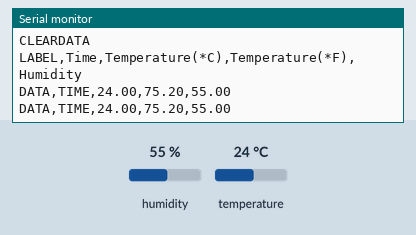
Bench run of a sketch on a simulated Arduino Uno, built with avr-gcc and run on an emulated ATmega328P. Shown: the last lines printed to the serial monitor. Wiring (inferred from the names in the program): DHT11 sensor: data pin 3. The test bench sets the inputs (shaded band); at power-on: humidity 55 %, temperature 24 °C.

Above: at 3.3 s.
3.4 s: humidity set to 22 %
At 6.1 s:
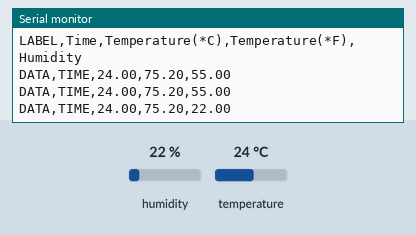
6.5 s: temperature set to 12 °C
At 8.4 s:
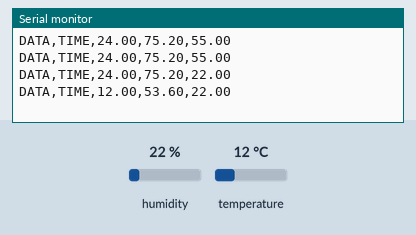
9.6 s: humidity set to 40 %
At 12.5 s:
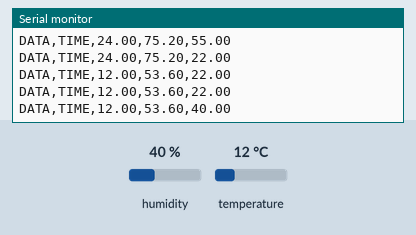
Timing chart, 0 to 14.0 s (numbered marks = the images above; inputs shaded):
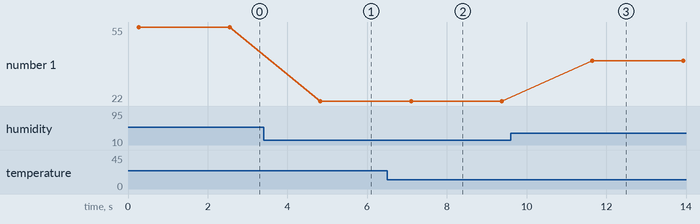

The sketch:

Nhiet_do_Do_am_Excel.ino
```cpp
#include "DHT.h"
// Sử dụng thư viện DHTsensorlibrarymaster
const int DHTPIN = 3;
const int DHTTYPE = DHT11;
int Count = 0;
float t = 0;
float f = 0;
float h = 0;

DHT dht(DHTPIN,DHTTYPE);

void setup(){
  Serial.begin(128000);
  dht.begin();
  Serial.println("CLEARDATA");
  Serial.println("LABEL,Time,Temperature(*C),Temperature(*F),Humidity");
}

void loop(){
  Count++;
  float h = dht.readHumidity();
  float t = dht.readTemperature();
  float f = dht.readTemperature(true);

  // Check if any read failed and exit early
  if (isnan(h) || isnan(t) || isnan(f)) {
    Serial.println("Lỗi không thể đọc được kết quả");
    return;
  }
  Serial.print("DATA,TIME,");
  Serial.print(t);
  Serial.print(",");
  Serial.print(f);
  Serial.print(",");
  Serial.print(h);
  Serial.println(); //Để xuống hàng

  if (Count >= 100) {            //Giới hạn số lần đếm
    Count = 0;
    Serial.println("ROW,SET,2");
  }
  delay(2000);
}
```

DHT.h
```cpp
// (licence header left out)
#ifndef DHT_H
#define DHT_H

#if ARDUINO >= 100
 #include "Arduino.h"
#else
 #include "WProgram.h"
#endif


// Uncomment to enable printing out nice debug messages.
//#define DHT_DEBUG

// Define where debug output will be printed.
#define DEBUG_PRINTER Serial

// Setup debug printing macros.
#ifdef DHT_DEBUG
  #define DEBUG_PRINT(...) { DEBUG_PRINTER.print(__VA_ARGS__); }
  #define DEBUG_PRINTLN(...) { DEBUG_PRINTER.println(__VA_ARGS__); }
#else
  #define DEBUG_PRINT(...) {}
  #define DEBUG_PRINTLN(...) {}
#endif

// Define types of sensors.
#define DHT11 11
#define DHT22 22
#define DHT21 21
#define AM2301 21


class DHT {
  public:
   DHT(uint8_t pin, uint8_t type, uint8_t count=6);
   void begin(void);
   float readTemperature(bool S=false, bool force=false);
   float convertCtoF(float);
   float convertFtoC(float);
   float computeHeatIndex(float temperature, float percentHumidity, bool isFahrenheit=true);
   float readHumidity(bool force=false);
   boolean read(bool force=false);

 private:
  uint8_t data[5];
  uint8_t _pin, _type;
  #ifdef __AVR
    // Use direct GPIO access on an 8-bit AVR so keep track of the port and bitmask
    // for the digital pin connected to the DHT.  Other platforms will use digitalRead.
    uint8_t _bit, _port;
  #endif
  uint32_t _lastreadtime, _maxcycles;
  bool _lastresult;

  uint32_t expectPulse(bool level);

};

class InterruptLock {
  public:
   InterruptLock() {
    noInterrupts();
   }
   ~InterruptLock() {
    interrupts();
   }

};

#endif
```

DHT.h
```cpp
#if ARDUINO >= 100
 #include "Arduino.h"
#else
 #include "WProgram.h"
#endif

/* DHT library

MIT license
written by Adafruit Industries
*/

// how many timing transitions we need to keep track of. 2 * number bits + extra
#define MAXTIMINGS 85

#define DHT11 11
#define DHT22 22
#define DHT21 21
#define AM2301 21

class DHT {
 private:
  uint8_t data[6];
  uint8_t _pin, _type;
  boolean read(void);
  unsigned long _lastreadtime;
  boolean firstreading;

 public:
  DHT(uint8_t pin, uint8_t type);
  void begin(void);
  float readTemperature(bool S=false);
  float convertCtoF(float);
  float readHumidity(void);

};
```

Measured:
- after the input at 3.4 s, the serial monitor: prints a new line after 1.4 s (image 1)
- after the input at 6.5 s, the serial monitor: prints a new line after 0.60 s (image 2)
- after the input at 9.6 s, the serial monitor: prints a new line after 2.1 s (image 3)
- plotted number 1: 55 → 22 after the input at 3.4 s, 22 → 40 after the input at 9.6 s
